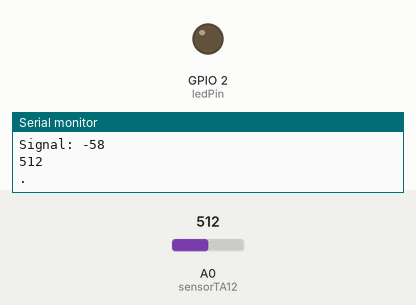
The sketch below on a simulated ESP8266 (NodeMCU). Shown: output pins drawn as LEDs (lit = HIGH), the last lines printed to the serial monitor. The test bench sets the inputs (shaded band); at power-on: A0 (sensorTA12) = 512. WiFi joins after 1.5 s; servers stay silent unless stated.

Above: at 6.6 s.
At 8.8 s:
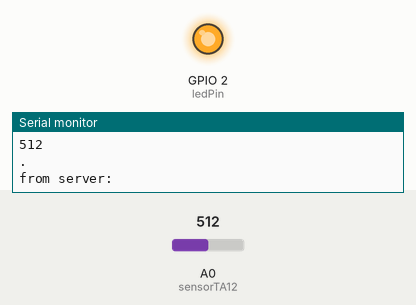
Timing chart, 0 to 11.0 s (numbered marks = the images above):
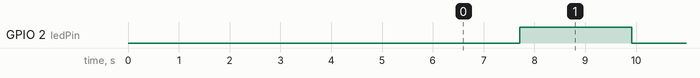

Measured:
- by itself, GPIO 2 (ledPin): alternates HIGH for 2.2 s and LOW for 2.0 s

The sketch:

traffic_client.ino
```cpp
/*  Connects to the home WiFi network
 *  Asks some network parameters
 *  Sends and receives message from the server in every 2 seconds
 *  Communicates: wifi_server_01.ino
 */
#include <SPI.h>
#include <ESP8266WiFi.h>

byte ledPin = 2;
char ssid[] = "Hackspace_2_4";           // SSID of your home WiFi
char pass[] = "xxxx_x_xxx";            // password of your home WiFi
int sensorTA12 = A0; //  Pin read in
int sensorValue = 0;
float nVPP;   // Voltage measured across resistor
float nCurrThruResistorPP; // Peak Current Measured Through Resistor
float nCurrThruResistorRMS; // RMS current through Resistor
float nCurrentThruWire;     // Actual RMS current in Wire
#define USE_SERIAL Serial

unsigned long askTimer = 0;

IPAddress server(192,168,0,80);       // the fix IP address of the server
WiFiClient client;


void setup() {
  pinMode(sensorTA12, INPUT);
WiFi.disconnect();
  Serial.begin(115200);               // only for debug
  for (uint8_t t = 4; t > 0; t--)
  {
    USE_SERIAL.printf("[SETUP] WAIT %d...\n", t);
    USE_SERIAL.flush();
    delay( 1000 );
  }
  WiFi.begin(ssid, pass);             // connects to the WiFi router
  while (WiFi.status() != WL_CONNECTED) {
    Serial.print(".");
    delay(500);
  }
  Serial.println("Connected to wifi");
  Serial.print("Status: "); Serial.println(WiFi.status());    // Network parameters
  Serial.print("IP: ");     Serial.println(WiFi.localIP());
  Serial.print("Subnet: "); Serial.println(WiFi.subnetMask());
  Serial.print("Gateway: "); Serial.println(WiFi.gatewayIP());
  Serial.print("SSID: "); Serial.println(WiFi.SSID());
  Serial.print("Signal: "); Serial.println(WiFi.RSSI());
  pinMode(ledPin, OUTPUT);
}

void loop () {

  sensorValue = analogRead(sensorTA12);
  Serial.println(sensorValue);
  client.connect(server, 80);   // Connection to the server
  digitalWrite(ledPin, LOW);    // to show the communication only (inverted logic)
  Serial.println(".");
  nVPP = getVPP();
  nVPP = nVPP * 100;
  client.println(nVPP,3);
  client.println("\r");  // sends the message to the server
  String answer = client.readStringUntil('\r');   // receives the answer from the sever
  Serial.println("from server: " + answer);
  client.flush();
  digitalWrite(ledPin, HIGH);
  delay(2000);                  // client will trigger the communication after two seconds
  //nVPP = getVPP();

   /*
   Use Ohms law to calculate current across resistor
   and express in mA
   */

   nCurrThruResistorPP = (nVPP/200.0) * 1000.0;

   /*
   Use Formula for SINE wave to convert
   to RMS
   */

   nCurrThruResistorRMS = nCurrThruResistorPP * 0.707;

   /*
   Current Transformer Ratio is 1000:1...

   Therefore current through 200 ohm resistor
   is multiplied by 1000 to get input current
   */

   nCurrentThruWire = nCurrThruResistorRMS * 1000;


   Serial.print("Volts Peak : ");
   Serial.println(nVPP,3);


   Serial.print("Current Through Resistor (Peak) : ");
   Serial.print(nCurrThruResistorPP,3);
   Serial.println(" mA Peak to Peak");

   Serial.print("Current Through Resistor (RMS) : ");
   Serial.print(nCurrThruResistorRMS,3);
   Serial.println(" mA RMS");

   Serial.print("Current Through Wire : ");
   Serial.print(nCurrentThruWire,3);
   Serial.println(" mA RMS");

   Serial.println();
}

float getVPP()
{
  float result;
  int readValue;             //value read from the sensor
  int maxValue = 0;          // store max value here
   uint32_t start_time = millis();
   while((millis()-start_time) < 1000) //sample for 1 Sec
   {
       readValue = analogRead(sensorTA12);
       // see if you have a new maxValue
       if (readValue > maxValue)
       {
           /*record the maximum sensor value*/
           maxValue = readValue;
       }
   }

   // Convert the digital data to a voltage
   result = (maxValue * 5.0)/1024.0;

   return result;
 }
```
